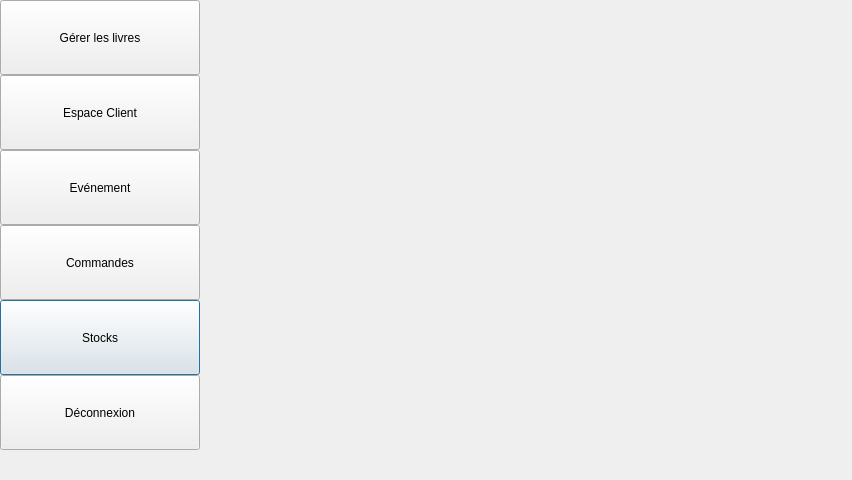
<?xml version="1.0" encoding="UTF-8"?>
<ui version="4.0">
 <class>Accueil</class>
 <widget class="QDialog" name="Accueil">
  <property name="geometry">
   <rect>
    <x>0</x>
    <y>0</y>
    <width>852</width>
    <height>480</height>
   </rect>
  </property>
  <property name="windowTitle">
   <string>Dialog</string>
  </property>
  <widget class="QToolButton" name="PB_GLL">
   <property name="geometry">
    <rect>
     <x>0</x>
     <y>0</y>
     <width>200</width>
     <height>75</height>
    </rect>
   </property>
   <property name="text">
    <string>Gérer les livres</string>
   </property>
  </widget>
  <widget class="QPushButton" name="PB_S">
   <property name="geometry">
    <rect>
     <x>0</x>
     <y>300</y>
     <width>200</width>
     <height>75</height>
    </rect>
   </property>
   <property name="text">
    <string>Stocks</string>
   </property>
  </widget>
  <widget class="QLabel" name="label_BG">
   <property name="geometry">
    <rect>
     <x>0</x>
     <y>0</y>
     <width>852</width>
     <height>480</height>
    </rect>
   </property>
   <property name="minimumSize">
    <size>
     <width>852</width>
     <height>480</height>
    </size>
   </property>
   <property name="maximumSize">
    <size>
     <width>852</width>
     <height>480</height>
    </size>
   </property>
   <property name="text">
    <string/>
   </property>
  </widget>
  <widget class="QPushButton" name="PB_D">
   <property name="geometry">
    <rect>
     <x>0</x>
     <y>375</y>
     <width>200</width>
     <height>75</height>
    </rect>
   </property>
   <property name="text">
    <string>Déconnexion</string>
   </property>
  </widget>
  <widget class="QPushButton" name="PB_EC">
   <property name="geometry">
    <rect>
     <x>0</x>
     <y>75</y>
     <width>200</width>
     <height>75</height>
    </rect>
   </property>
   <property name="text">
    <string>Espace Client</string>
   </property>
  </widget>
  <widget class="QPushButton" name="PB_C">
   <property name="geometry">
    <rect>
     <x>0</x>
     <y>225</y>
     <width>200</width>
     <height>75</height>
    </rect>
   </property>
   <property name="text">
    <string>Commandes</string>
   </property>
  </widget>
  <widget class="QToolButton" name="PB_E">
   <property name="geometry">
    <rect>
     <x>0</x>
     <y>150</y>
     <width>200</width>
     <height>75</height>
    </rect>
   </property>
   <property name="text">
    <string>Evénement</string>
   </property>
  </widget>
  <zorder>label_BG</zorder>
  <zorder>PB_GLL</zorder>
  <zorder>PB_S</zorder>
  <zorder>PB_D</zorder>
  <zorder>PB_EC</zorder>
  <zorder>PB_C</zorder>
  <zorder>PB_E</zorder>
 </widget>
 <resources/>
 <connections/>
</ui>
